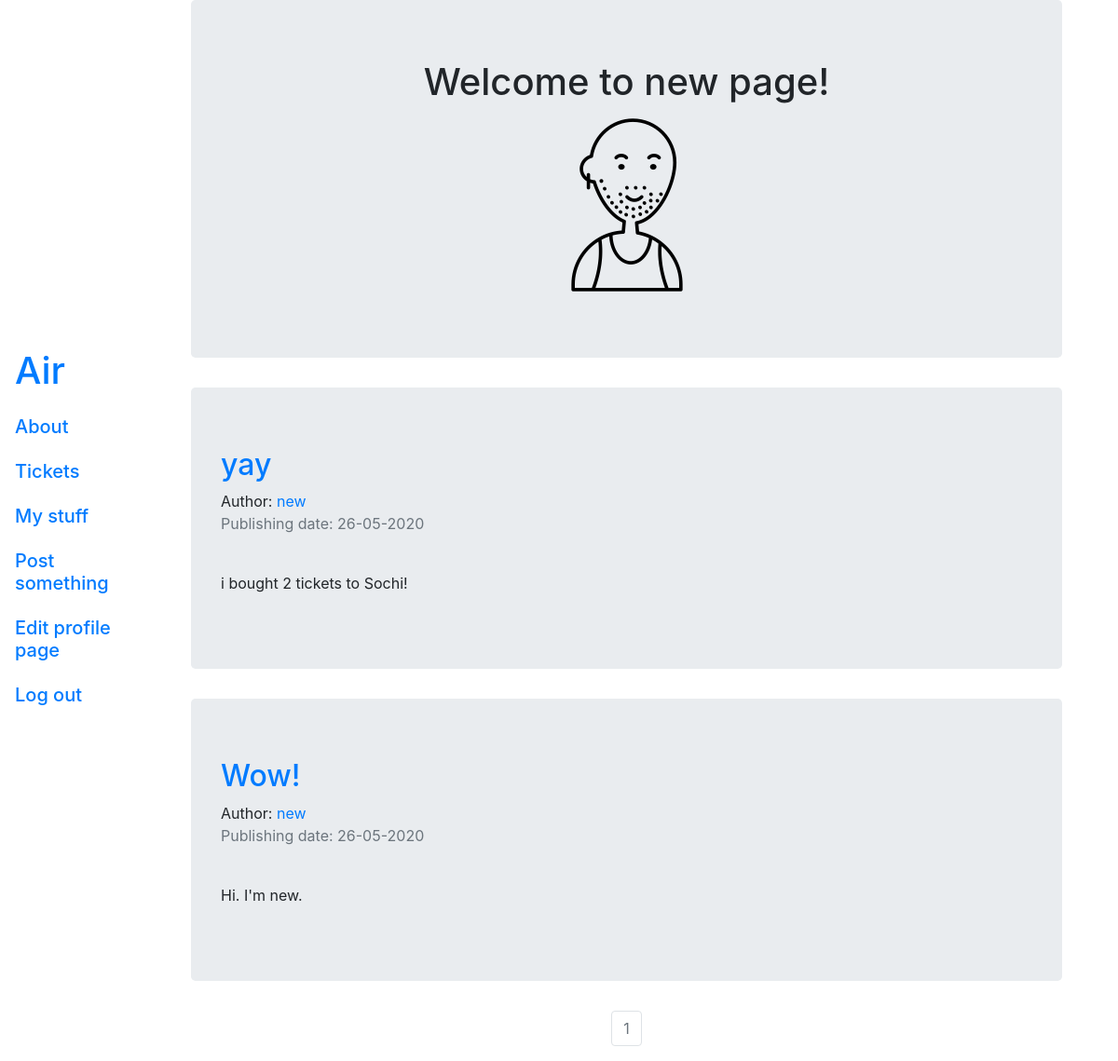
Page /new?page=1 (signed in) on the committed database.
### blog/models.py (models this page shows, shortened)
class User(db.Model, UserMixin):
    __tablename__ = 'users'
    id = db.Column(db.Integer, primary_key=True)
    profile_image = db.Column(db.String(64), nullable=False, default='default2.png')
    email = db.Column(db.String(64), unique=True, index=True)
    username = db.Column(db.String(64), unique=True, index=True)
    password_hash = db.Column(db.String(128))
    posts = db.relationship('Post', backref='author', lazy=True)
    tickets = db.relationship('Ticket', backref='consumer', lazy=True)

class Post(db.Model):
    users = db.relationship(User)
    id = db.Column(db.Integer, primary_key=True)
    user_id = db.Column(db.Integer, db.ForeignKey('users.id'), nullable=False)
    date = db.Column(db.DateTime, nullable=False, default=datetime.utcnow)
    title = db.Column(db.String(128), nullable=False)
    text = db.Column(db.Text, nullable=False)

### blog/users/views.py (the view)
@users.route('/<username>')
def user_posts(username):
    page = request.args.get('page', 1, type=int)
    user = User.query.filter_by(username=username).first_or_404()
    posts = Post.query.filter_by(author=user).order_by(Post.date.desc()).paginate(page=page, per_page=5)
    return render_template('user_posts.html', posts=posts, user=user)

### blog/models.py (called while the page is built)
@login_manager.user_loader
def load_user(user_id):
    return User.query.get(user_id)

### blog/templates/user_posts.html
{% extends 'base.html' %}
{% block content %}
    <div class="container">
        <div class="jumbotron">
            <div align="center">
                <h1>Welcome to {{user.username}} page!</h1>
                <img align='center' src="{{url_for('static', filename='profile_pics/'+user.profile_image)}}">
            </div>
        </div>
        {% for post in posts.items %}
        <div class="jumbotron">
        <h2> <a href="{{url_for('posts.read_post', post_id = post.id)}}">{{post.title}}</a> </h2>
        Author: <a href="{{url_for('users.user_posts', username = post.author.username)}}">{{post.author.username}}</a>
        <p class="text-muted">Publishing date: {{post.date.strftime("%d-%m-%Y")}}</p>
        <br>
        <p>{{post.text}}</p>
        </div>
        {% endfor %}
    </div>
<nav aria-label="Page Navigation">
    <ul class="pagination justify-content-center">
        {% for page_num in posts.iter_pages(left_edge=1, right_edge=1, left_current=1, right_current=2) %}
            {% if posts.page == page_num %}
            <li class="page-item disabled">
                <a class="page-link" href="{{url_for('users.user_posts', username=user.username, page=page_num)}}">{{page_num}}</a>
            </li>
            {% else %}
            <li class="page-item">
                <a class="page-link" href="{{url_for('users.user_posts', username=user.username, page=page_num)}}">{{page_num}}</a>
            </li>
            {% endif %}
        {% endfor %}
    </ul>
</nav>
{% endblock %}

### rows in the picture
User: username "new", profile_image (placeholder picture)
Post: title "yay", author.username "new", date "26-05-2020", text "i bought 2 tickets to Sochi!"
Post: title "Wow!", author.username "new", date "26-05-2020", text "Hi. I'm new."

### other values in the picture
{{ page_num }} "1"
